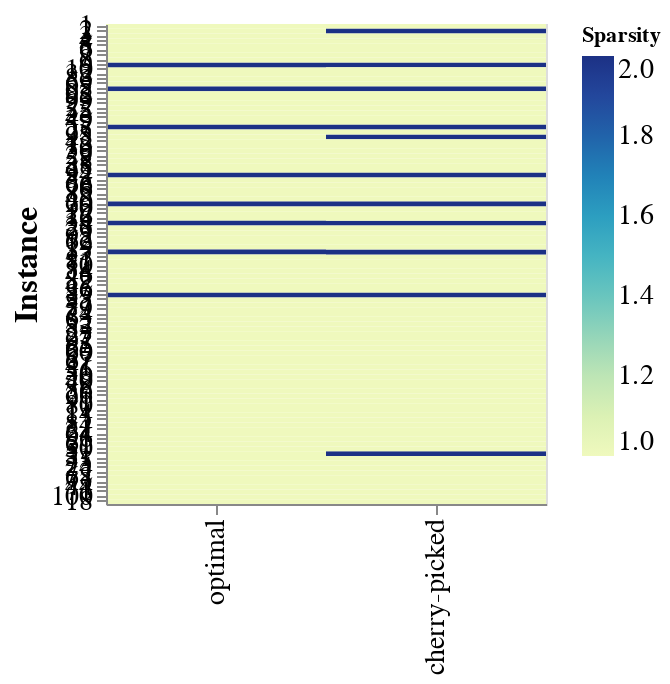

The cell this chart's notebook holds for it:
### Code cell
import pandas as pd
import altair as alt

rank_col = "rank_code_sparsity"
df = explanation_space_scored.copy()

# Instance 1..10
fids = sorted(df["factual_id"].unique())
df["instance"] = df["factual_id"].map({fid: i + 1 for i, fid in enumerate(fids)})

label_map = {1: "optimal", 2: "cherry-picked"}
picked = df[df[rank_col].isin([1, 2])][["instance", "sparsity", rank_col]].copy()
picked["type"] = picked[rank_col].map(label_map)

chart = (
    alt.Chart(picked)
    .mark_rect()
    .encode(
        x=alt.X("type:N", title=None, sort=["optimal", "cherry-picked"]),
        y=alt.Y("instance:O", title="Instance", sort=list(range(1, 11))),
        color=alt.Color("sparsity:Q", title="Sparsity"),
        tooltip=["instance:O", "type:N", "sparsity:Q"]
    )
    .properties(width=220, height=240)
    .configure_axis(labelFontSize=14, titleFontSize=16)
    .configure_legend(labelFontSize=14)
)

chart

### Figure 1 — Vega-Lite specification as saved in the notebook (floating-point values rounded to 4 significant figures; data arrays with more than 128 entries replaced by an {"elided": "..."} marker saying what was removed)
{"config": {"view": {"continuousWidth": 300, "continuousHeight": 300}, "axis": {"labelFontSize": 14, "titleFontSize": 16}, "legend": {"labelFontSize": 14}}, "data": {"name": "data-e86f7bf1065dc1f2e6a69712b688d64e"}, "mark": {"type": "rect"}, "encoding": {"color": {"field": "sparsity", "title": "Sparsity", "type": "quantitative"}, "tooltip": [{"field": "instance", "type": "ordinal"}, {"field": "type", "type": "nominal"}, {"field": "sparsity", "type": "quantitative"}], "x": {"field": "type", "sort": ["optimal", "cherry-picked"], "title": null, "type": "nominal"}, "y": {"field": "instance", "sort": [1, 2, 3, 4, 5, 6, 7, 8, 9, 10], "title": "Instance", "type": "ordinal"}}, "height": 240, "width": 220, "$schema": "https://vega.github.io/schema/vega-lite/v5.20.1.json", "datasets": {"data-e86f7bf1065dc1f2e6a69712b688d64e": {"elided": "200 records"}}}
